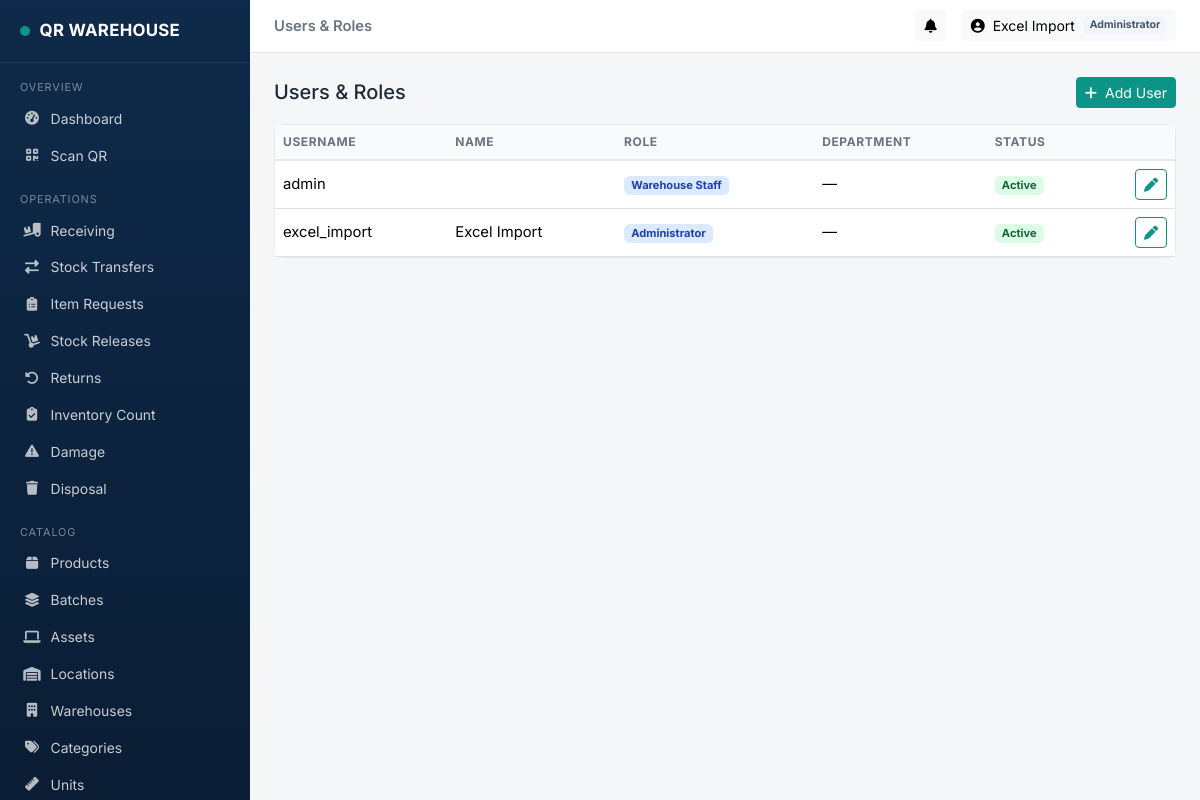
/accounts/users/ (signed in), run on the app's committed database.
### backend/models.py (models this page shows, shortened)
class User(AbstractUser):
    class Role(models.TextChoices):
        ADMIN = 'admin', 'Administrator'
        MANAGER = 'manager', 'Warehouse Manager'
        STAFF = 'staff', 'Warehouse Staff'
        REQUESTER = 'requester', 'Requesting Department'
        AUDITOR = 'auditor', 'Auditor / Viewer'
    role = models.CharField(max_length=20, choices=Role.choices, default=Role.STAFF)
    employee_id = models.CharField(max_length=30, blank=True)
    department = models.CharField(max_length=100, blank=True)
    phone = models.CharField(max_length=30, blank=True)
    is_active_employee = models.BooleanField(default=True)

### backend/views.py (the view)
# urls.py: path('users/', views.user_list, name='user_list'),
@role_required('admin')
def user_list(request):
    users = User.objects.all().order_by('username')
    return render(request, 'accounts/user_list.html', {'users': users})

### backend/context_processors.py (called while the page is built)
def notifications_processor(request):
    if not request.user.is_authenticated:
        return {}
    from .models import Notification
    qs = Notification.objects.filter(is_read=False).filter(
        Q(recipient=request.user) | Q(role_target=request.user.role)
    ).order_by('-created_at')[:8]
    return {
        'nav_notifications': qs,
        'nav_notifications_count': qs.count(),
    }

### backend/permissions.py (called while the page is built)
def role_required(*roles):
    def decorator(view_func):
        @wraps(view_func)
        @login_required
        def _wrapped(request, *args, **kwargs):
            if request.user.role == 'admin' or request.user.role in roles:
                return view_func(request, *args, **kwargs)
            messages.error(request, "You don't have permission to access that page.")
            raise PermissionDenied
        return _wrapped
    return decorator

### backend/templates/accounts/user_list.html (shortened to what this page needs)
{% extends "base.html" %}
{% block page_heading %}Users & Roles{% endblock %}
{% block content %}
<div class="d-flex justify-content-between align-items-center mb-3">
  <h5 class="mb-0">Users & Roles</h5>
  <a href="{% url 'accounts:user_create' %}" class="btn btn-primary btn-sm"><i class="fa-solid fa-plus me-1"></i> Add User</a>
</div>
<div class="wh-card p-0">
<table class="table table-hover mb-0 align-middle">
<thead><tr><th>Username</th><th>Name</th><th>Role</th><th>Department</th><th>Status</th><th></th></tr></thead>
<tbody>
{% for u in users %}
<tr>
  <td>{{ u.username }}</td>
  <td>{{ u.get_full_name }}</td>
  <td><span class="badge badge-soft-info">{{ u.get_role_display }}</span></td>
  <td>{{ u.department|default:"—" }}</td>
  <td>{% if u.is_active_employee %}<span class="badge badge-soft-success">Active</span>{% else %}<span class="badge badge-soft-secondary">Inactive</span>{% endif %}</td>
  <td class="text-end"><a href="{% url 'accounts:user_edit' u.pk %}" class="btn btn-sm btn-outline-primary"><i class="fa-solid fa-pen"></i></a></td>
</tr>
{% endfor %}
</tbody>
</table>
</div>
{% endblock %}

### backend/templates/base.html (shortened to what this page needs)
{% load static %}
<!DOCTYPE html>
<html lang="en">
<head>
<link rel="stylesheet" href="https://cdnjs.cloudflare.com/ajax/libs/bootstrap/5.3.3/css/bootstrap.min.css">
<link rel="stylesheet" href="https://cdnjs.cloudflare.com/ajax/libs/font-awesome/6.5.1/css/all.min.css">
<link rel="stylesheet" href="{% static 'css/style.css' %}">
</head>
<body>
{% if user.is_authenticated %}
<nav class="wh-sidebar" id="whSidebar">
  <div class="brand"><span class="badge-dot"></span> QR WAREHOUSE</div>
  <div class="nav-section">Overview</div>
  <a class="nav-link {% if request.resolver_match.url_name == 'home' %}active{% endif %}" href="{% url 'dashboard:home' %}"><i class="fa-solid fa-gauge-high"></i> Dashboard</a>
  <a class="nav-link {% if 'scanner' in request.path %}active{% endif %}" href="{% url 'core:scanner' %}"><i class="fa-solid fa-qrcode"></i> Scan QR</a>
  <div class="nav-section">Operations</div>
  <a class="nav-link {% if '/ops/receiving' in request.path %}active{% endif %}" href="{% url 'operations:receiving_list' %}"><i class="fa-solid fa-truck-ramp-box"></i> Receiving</a>
  <a class="nav-link {% if '/ops/transfers' in request.path %}active{% endif %}" href="{% url 'operations:transfer_list' %}"><i class="fa-solid fa-right-left"></i> Stock Transfers</a>
  <a class="nav-link {% if '/ops/requests' in request.path %}active{% endif %}" href="{% url 'operations:request_list' %}"><i class="fa-solid fa-clipboard-list"></i> Item Requests</a>
  <a class="nav-link {% if '/ops/releases' in request.path %}active{% endif %}" href="{% url 'operations:release_list' %}"><i class="fa-solid fa-dolly"></i> Stock Releases</a>
  <a class="nav-link {% if '/ops/returns' in request.path %}active{% endif %}" href="{% url 'operations:return_list' %}"><i class="fa-solid fa-rotate-left"></i> Returns</a>
  <a class="nav-link {% if '/ops/counts' in request.path %}active{% endif %}" href="{% url 'operations:count_list' %}"><i class="fa-solid fa-clipboard-check"></i> Inventory Count</a>
  <a class="nav-link {% if '/ops/damage' in request.path %}active{% endif %}" href="{% url 'operations:damage_list' %}"><i class="fa-solid fa-triangle-exclamation"></i> Damage</a>
  <a class="nav-link {% if '/ops/disposals' in request.path %}active{% endif %}" href="{% url 'operations:disposal_list' %}"><i class="fa-solid fa-trash"></i> Disposal</a>
  <div class="nav-section">Catalog</div>
  <a class="nav-link {% if '/inventory/products' in request.path %}active{% endif %}" href="{% url 'core:product_list' %}"><i class="fa-solid fa-box"></i> Products</a>
  <a class="nav-link {% if '/inventory/batches' in request.path %}active{% endif %}" href="{% url 'core:batch_list' %}"><i class="fa-solid fa-layer-group"></i> Batches</a>
  <a class="nav-link {% if '/inventory/assets' in request.path %}active{% endif %}" href="{% url 'core:asset_list' %}"><i class="fa-solid fa-laptop"></i> Assets</a>
  <a class="nav-link {% if '/inventory/locations' in request.path %}active{% endif %}" href="{% url 'core:location_list' %}"><i class="fa-solid fa-warehouse"></i> Locations</a>
  <a class="nav-link {% if '/inventory/warehouses' in request.path %}active{% endif %}" href="{% url 'core:warehouse_list' %}"><i class="fa-solid fa-building"></i> Warehouses</a>
  <a class="nav-link {% if '/inventory/categories' in request.path %}active{% endif %}" href="{% url 'core:category_list' %}"><i class="fa-solid fa-tags"></i> Categories</a>
  <a class="nav-link {% if '/inventory/units' in request.path %}active{% endif %}" href="{% url 'core:unit_list' %}"><i class="fa-solid fa-ruler"></i> Units</a>
</nav>
<div class="wh-content">
  <div class="wh-topbar">
    <div class="fw-semibold text-secondary d-none d-lg-block">{% block page_heading %}{% endblock %}</div>
    <div class="d-flex align-items-center gap-3">
      <div class="dropdown">
        <button class="btn btn-sm btn-light position-relative" data-bs-toggle="dropdown">
          <i class="fa-solid fa-bell"></i>
        </button>
      </div>
      <div class="dropdown">
        <button class="btn btn-sm btn-light d-flex align-items-center gap-2" data-bs-toggle="dropdown">
          <i class="fa-solid fa-circle-user"></i> {{ user.get_full_name|default:user.username }}
          <span class="badge badge-soft-secondary">{{ user.get_role_display }}</span>
        </button>
      </div>
    </div>
  </div>
  <div class="wh-page">
    {% block content %}{% endblock %}
  </div>
</div>
{% else %}
  {% block guest_content %}{% endblock %}
{% endif %}
</body>
</html>

### backend/static/css/style.css (style rules this page uses)
:root { --wh-navy: #0F2A4A; --wh-navy-dark: #0A1D34; --wh-slate: #1E3A5F; --wh-teal: #0D9488; --wh-teal-dark: #0B7A70; --wh-amber: #F59E0B; --wh-danger: #DC2626; --wh-success: #16A34A; --wh-bg: #F4F6F8; --wh-card: #FFFFFF; --wh-text: #1F2937; --wh-muted: #6B7280; --wh-border: #E5E7EB; --sidebar-width: 250px; }
body { background: var(--wh-bg); color: var(--wh-text); font-family: 'Inter', -apple-system, BlinkMacSystemFont, 'Segoe UI', Roboto, sans-serif; font-size: 0.925rem; }
.wh-sidebar { position: fixed; top:0; left:0; bottom:0; width: var(--sidebar-width); background: linear-gradient(180deg, var(--wh-navy) 0%, var(--wh-navy-dark) 100%); color: #fff; overflow-y: auto; z-index: 1030; }
.wh-sidebar .brand { padding: 1.15rem 1.25rem; font-weight: 700; font-size: 1.05rem; letter-spacing:.3px; border-bottom: 1px solid rgba(255,255,255,.08); display:flex; align-items:center; gap:.6rem; }
.wh-sidebar .brand .badge-dot { width:10px;height:10px;border-radius:50%;background:var(--wh-teal);display:inline-block; }
.wh-sidebar .nav-section { text-transform: uppercase; font-size:.68rem; letter-spacing:.08em; color: rgba(255,255,255,.45); padding: 1rem 1.25rem .35rem; }
.wh-sidebar .nav-link { color: rgba(255,255,255,.78); padding:.5rem 1.25rem; font-size:.87rem; border-left:3px solid transparent; display:flex; align-items:center; gap:.6rem; }
.wh-sidebar .nav-link i { width:18px; text-align:center; opacity:.9; }
.wh-content { margin-left: var(--sidebar-width); min-height:100vh; }
.wh-topbar { background:#fff; border-bottom:1px solid var(--wh-border); padding:.65rem 1.5rem; display:flex; align-items:center; justify-content:space-between; position:sticky; top:0; z-index:1020; }
.wh-page { padding: 1.5rem; }
.wh-card { background:var(--wh-card); border:1px solid var(--wh-border); border-radius:.6rem; }
.btn-primary { background: var(--wh-teal); border-color: var(--wh-teal); }
.btn-outline-primary { color: var(--wh-teal); border-color: var(--wh-teal); }
a { color: var(--wh-teal-dark); text-decoration:none; }
.table thead th { background: #F8FAFC; font-size:.75rem; text-transform:uppercase; letter-spacing:.05em; color: var(--wh-muted); border-bottom:2px solid var(--wh-border); }
.badge-soft-success { background:#DCFCE7; color:#166534; }
.badge-soft-info { background:#DBEAFE; color:#1E40AF; }
.badge-soft-secondary { background:#F1F5F9; color:#475569; }

### data on the page
User: get_full_name "Excel Import", role "Administrator", username "excel_import", department "—", is_active_employee "Active"
User: username "admin", role "Warehouse Staff", department "—", is_active_employee "Active"
